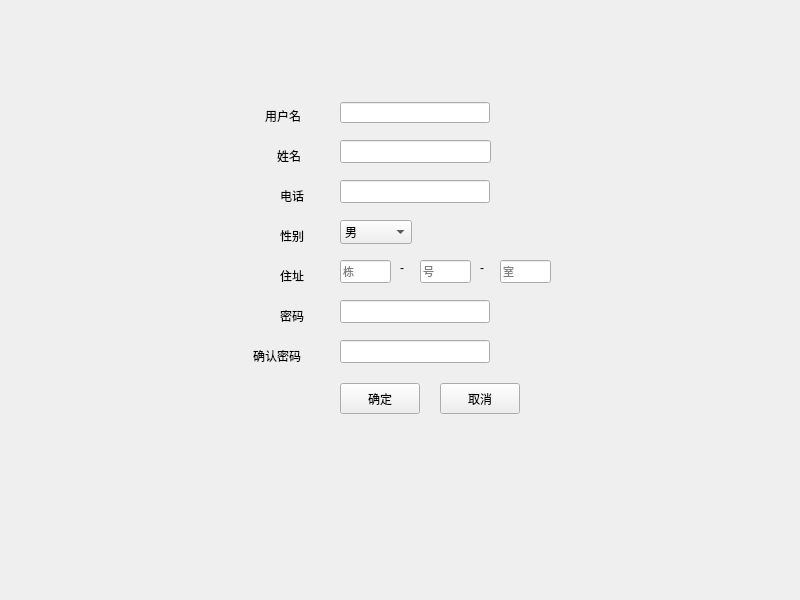
<?xml version="1.0" encoding="UTF-8"?>
<ui version="4.0">
 <class>create_w</class>
 <widget class="QWidget" name="create_w">
  <property name="geometry">
   <rect>
    <x>0</x>
    <y>0</y>
    <width>800</width>
    <height>600</height>
   </rect>
  </property>
  <property name="windowTitle">
   <string>Form</string>
  </property>
  <widget class="QLineEdit" name="c_username">
   <property name="geometry">
    <rect>
     <x>340</x>
     <y>102</y>
     <width>150</width>
     <height>21</height>
    </rect>
   </property>
  </widget>
  <widget class="QLineEdit" name="c_phone">
   <property name="geometry">
    <rect>
     <x>340</x>
     <y>180</y>
     <width>150</width>
     <height>23</height>
    </rect>
   </property>
  </widget>
  <widget class="QLineEdit" name="c_key_con">
   <property name="geometry">
    <rect>
     <x>340</x>
     <y>340</y>
     <width>150</width>
     <height>23</height>
    </rect>
   </property>
  </widget>
  <widget class="QLineEdit" name="c_building">
   <property name="geometry">
    <rect>
     <x>340</x>
     <y>260</y>
     <width>51</width>
     <height>23</height>
    </rect>
   </property>
   <property name="font">
    <font>
     <pointsize>8</pointsize>
    </font>
   </property>
   <property name="placeholderText">
    <string>栋</string>
   </property>
  </widget>
  <widget class="QLineEdit" name="c_key">
   <property name="geometry">
    <rect>
     <x>340</x>
     <y>300</y>
     <width>150</width>
     <height>23</height>
    </rect>
   </property>
   <property name="focusPolicy">
    <enum>Qt::WheelFocus</enum>
   </property>
  </widget>
  <widget class="QLabel" name="label">
   <property name="geometry">
    <rect>
     <x>210</x>
     <y>100</y>
     <width>91</width>
     <height>31</height>
    </rect>
   </property>
   <property name="text">
    <string>用户名</string>
   </property>
   <property name="alignment">
    <set>Qt::AlignRight|Qt::AlignTrailing|Qt::AlignVCenter</set>
   </property>
  </widget>
  <widget class="QLabel" name="label_2">
   <property name="geometry">
    <rect>
     <x>250</x>
     <y>180</y>
     <width>54</width>
     <height>31</height>
    </rect>
   </property>
   <property name="text">
    <string>电话</string>
   </property>
   <property name="alignment">
    <set>Qt::AlignRight|Qt::AlignTrailing|Qt::AlignVCenter</set>
   </property>
  </widget>
  <widget class="QLabel" name="label_3">
   <property name="geometry">
    <rect>
     <x>250</x>
     <y>220</y>
     <width>54</width>
     <height>31</height>
    </rect>
   </property>
   <property name="text">
    <string>性别</string>
   </property>
   <property name="alignment">
    <set>Qt::AlignRight|Qt::AlignTrailing|Qt::AlignVCenter</set>
   </property>
  </widget>
  <widget class="QLabel" name="label_4">
   <property name="geometry">
    <rect>
     <x>250</x>
     <y>260</y>
     <width>54</width>
     <height>31</height>
    </rect>
   </property>
   <property name="text">
    <string>住址</string>
   </property>
   <property name="alignment">
    <set>Qt::AlignRight|Qt::AlignTrailing|Qt::AlignVCenter</set>
   </property>
  </widget>
  <widget class="QLabel" name="label_5">
   <property name="geometry">
    <rect>
     <x>400</x>
     <y>260</y>
     <width>16</width>
     <height>16</height>
    </rect>
   </property>
   <property name="text">
    <string>-</string>
   </property>
  </widget>
  <widget class="QLineEdit" name="c_unit">
   <property name="geometry">
    <rect>
     <x>420</x>
     <y>260</y>
     <width>51</width>
     <height>23</height>
    </rect>
   </property>
   <property name="font">
    <font>
     <pointsize>8</pointsize>
    </font>
   </property>
   <property name="text">
    <string/>
   </property>
   <property name="placeholderText">
    <string>号</string>
   </property>
  </widget>
  <widget class="QLabel" name="label_6">
   <property name="geometry">
    <rect>
     <x>480</x>
     <y>260</y>
     <width>16</width>
     <height>16</height>
    </rect>
   </property>
   <property name="text">
    <string>-</string>
   </property>
  </widget>
  <widget class="QLineEdit" name="c_room">
   <property name="geometry">
    <rect>
     <x>500</x>
     <y>260</y>
     <width>51</width>
     <height>23</height>
    </rect>
   </property>
   <property name="font">
    <font>
     <pointsize>8</pointsize>
    </font>
   </property>
   <property name="placeholderText">
    <string>室</string>
   </property>
  </widget>
  <widget class="QLabel" name="label_7">
   <property name="geometry">
    <rect>
     <x>250</x>
     <y>300</y>
     <width>54</width>
     <height>31</height>
    </rect>
   </property>
   <property name="text">
    <string>密码</string>
   </property>
   <property name="alignment">
    <set>Qt::AlignRight|Qt::AlignTrailing|Qt::AlignVCenter</set>
   </property>
  </widget>
  <widget class="QLabel" name="label_8">
   <property name="geometry">
    <rect>
     <x>200</x>
     <y>340</y>
     <width>101</width>
     <height>31</height>
    </rect>
   </property>
   <property name="text">
    <string>确认密码</string>
   </property>
   <property name="alignment">
    <set>Qt::AlignRight|Qt::AlignTrailing|Qt::AlignVCenter</set>
   </property>
  </widget>
  <widget class="QComboBox" name="c_sex">
   <property name="geometry">
    <rect>
     <x>340</x>
     <y>220</y>
     <width>72</width>
     <height>24</height>
    </rect>
   </property>
   <item>
    <property name="text">
     <string comment="男">男</string>
    </property>
   </item>
   <item>
    <property name="text">
     <string comment="女">女</string>
    </property>
   </item>
  </widget>
  <widget class="QPushButton" name="confirm">
   <property name="geometry">
    <rect>
     <x>340</x>
     <y>383</y>
     <width>80</width>
     <height>31</height>
    </rect>
   </property>
   <property name="text">
    <string>确定</string>
   </property>
  </widget>
  <widget class="QPushButton" name="cancel">
   <property name="geometry">
    <rect>
     <x>440</x>
     <y>383</y>
     <width>80</width>
     <height>31</height>
    </rect>
   </property>
   <property name="text">
    <string>取消</string>
   </property>
  </widget>
  <widget class="QLineEdit" name="c_name">
   <property name="geometry">
    <rect>
     <x>340</x>
     <y>140</y>
     <width>151</width>
     <height>23</height>
    </rect>
   </property>
  </widget>
  <widget class="QLabel" name="label_9">
   <property name="geometry">
    <rect>
     <x>250</x>
     <y>140</y>
     <width>51</width>
     <height>31</height>
    </rect>
   </property>
   <property name="text">
    <string>姓名</string>
   </property>
   <property name="alignment">
    <set>Qt::AlignRight|Qt::AlignTrailing|Qt::AlignVCenter</set>
   </property>
  </widget>
 </widget>
 <resources/>
 <connections/>
</ui>
